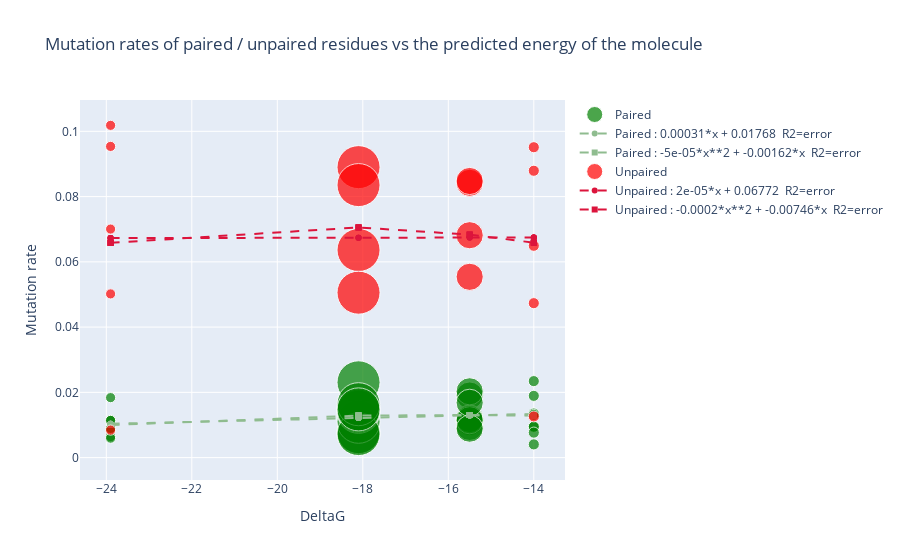

Notebook code cell kept with this figure:
### Code cell
out = study.deltaG_vs_mut_rates(sample=470,
                        base_index=list(range(19,42)), 
                        base_type=['A','C'], 
                        family='hp7', 
                        deltaG='deltaG',
                        savefile='test.html', 
                        models=['lambda x, a, b: a*x + b', 'lambda x, a, b: a*x**2 + b*x'],
                        auto_open = False)

### Figure 1 — Plotly figure (JSON) as saved in the notebook; plotly's stock layout.template omitted (floating-point values rounded to 4 significant figures; data arrays with more than 128 entries replaced by an {"elided": "..."} marker saying what was removed)
{"data": [{"hovertemplate": "<b>num_reads: %{text[0]}<br><b>mut_rates: %{text[1]}<br><b>base: %{text[2]}<br><b>index: %{text[3]}<br><b>construct: %{text[4]}<br><b>deltaG: %{text[5]}<br>", "line": {"color": "green"}, "marker": {"size": [10.14, 10.14, 10.14, 10.14, 10.14, 10.14, 10.14, 10.14, 11.12, 11.12, 11.12, 11.12, 11.12, 11.12, 11.12, 11.12, 27.18, 27.18, 27.18, 27.18, 27.18, 27.18, 27.18, 27.18, 27.18, 43.03, 43.03, 43.03, 43.03, 43.03, 43.03, 43.03, 43.03, 43.03]}, "mode": "markers", "name": "Paired ", "text": {"elided": "34x6 mixed values"}, "type": "scatter", "x": [-23.9, -23.9, -23.9, -23.9, -23.9, -23.9, -23.9, -23.9, -14, -14, -14, -14, -14, -14, -14, -14, -15.5, -15.5, -15.5, -15.5, -15.5, -15.5, -15.5, -15.5, -15.5, -18.1, -18.1, -18.1, -18.1, -18.1, -18.1, -18.1, -18.1, -18.1], "y": [0.01838, 0.01143, 0.006458, 0.008445, 0.008445, 0.005961, 0.01143, 0.008942, 0.02344, 0.009468, 0.009464, 0.007661, 0.01893, 0.004058, 0.01353, 0.01307, 0.01902, 0.012, 0.0109, 0.009418, 0.01182, 0.01145, 0.008866, 0.02032, 0.01681, 0.02307, 0.007447, 0.007812, 0.01098, 0.01403, 0.0144, 0.007207, 0.01637, 0.01478]}, {"line": {"color": "darkseagreen", "dash": "dash"}, "marker": {"symbol": 0}, "mode": "lines+markers", "name": "Paired : 0.00031*x + 0.01768\n R2=error", "type": "scatter", "x": [-23.9, -23.9, -23.9, -23.9, -23.9, -23.9, -23.9, -23.9, -18.1, -18.1, -18.1, -18.1, -18.1, -18.1, -18.1, -18.1, -18.1, -15.5, -15.5, -15.5, -15.5, -15.5, -15.5, -15.5, -15.5, -15.5, -14, -14, -14, -14, -14, -14, -14, -14], "y": [0.01037, 0.01037, 0.01037, 0.01037, 0.01037, 0.01037, 0.01037, 0.01037, 0.01214, 0.01214, 0.01214, 0.01214, 0.01214, 0.01214, 0.01214, 0.01214, 0.01214, 0.01294, 0.01294, 0.01294, 0.01294, 0.01294, 0.01294, 0.01294, 0.01294, 0.01294, 0.0134, 0.0134, 0.0134, 0.0134, 0.0134, 0.0134, 0.0134, 0.0134]}, {"line": {"color": "darkseagreen", "dash": "dash"}, "marker": {"symbol": 1}, "mode": "lines+markers", "name": "Paired : -5e-05*x**2 + -0.00162*x\n R2=error", "type": "scatter", "x": [-23.9, -23.9, -23.9, -23.9, -23.9, -23.9, -23.9, -23.9, -18.1, -18.1, -18.1, -18.1, -18.1, -18.1, -18.1, -18.1, -18.1, -15.5, -15.5, -15.5, -15.5, -15.5, -15.5, -15.5, -15.5, -15.5, -14, -14, -14, -14, -14, -14, -14, -14], "y": [0.009986, 0.009986, 0.009986, 0.009986, 0.009986, 0.009986, 0.009986, 0.009986, 0.01287, 0.01287, 0.01287, 0.01287, 0.01287, 0.01287, 0.01287, 0.01287, 0.01287, 0.01305, 0.01305, 0.01305, 0.01305, 0.01305, 0.01305, 0.01305, 0.01305, 0.01305, 0.01285, 0.01285, 0.01285, 0.01285, 0.01285, 0.01285, 0.01285, 0.01285]}, {"hovertemplate": "<b>num_reads: %{text[0]}<br><b>mut_rates: %{text[1]}<br><b>base: %{text[2]}<br><b>index: %{text[3]}<br><b>construct: %{text[4]}<br><b>deltaG: %{text[5]}<br>", "line": {"color": "red"}, "marker": {"size": [10.14, 10.14, 10.14, 10.14, 10.14, 11.12, 11.12, 11.12, 11.12, 11.12, 27.18, 27.18, 27.18, 27.18, 43.03, 43.03, 43.03, 43.03]}, "mode": "markers", "name": "Unpaired ", "text": [[2028, 0.07004, "A", 32, "3114-O-flank_1=hp7-DB", -23.9], [2028, 0.008445, "C", 41, "3114-O-flank_1=hp7-DB", -23.9], [2028, 0.05017, "A", 26, "3114-O-flank_1=hp7-DB", -23.9], [2028, 0.1018, "A", 29, "3114-O-flank_1=hp7-DB", -23.9], [2028, 0.09538, "C", 31, "3114-O-flank_1=hp7-DB", -23.9], [2225, 0.06492, "A", 32, "3125-O-flank_1=hp7-DB", -14], [2225, 0.01262, "C", 41, "3125-O-flank_1=hp7-DB", -14], [2225, 0.04734, "A", 26, "3125-O-flank_1=hp7-DB", -14], [2225, 0.08792, "A", 29, "3125-O-flank_1=hp7-DB", -14], [2225, 0.09513, "C", 31, "3125-O-flank_1=hp7-DB", -14], [5435, 0.06816, "A", 32, "3123-O-flank_1=hp7-DB", -15.5], [5435, 0.05541, "A", 26, "3123-O-flank_1=hp7-DB", -15.5], [5435, 0.08423, "A", 29, "3123-O-flank_1=hp7-DB", -15.5], [5435, 0.08478, "C", 31, "3123-O-flank_1=hp7-DB", -15.5], [8607, 0.06362, "A", 32, "3122-O-flank_1=hp7-DB", -18.1], [8607, 0.05056, "A", 26, "3122-O-flank_1=hp7-DB", -18.1], [8607, 0.08902, "A", 29, "3122-O-flank_1=hp7-DB", -18.1], [8607, 0.08353, "C", 31, "3122-O-flank_1=hp7-DB", -18.1]], "type": "scatter", "x": [-23.9, -23.9, -23.9, -23.9, -23.9, -14, -14, -14, -14, -14, -15.5, -15.5, -15.5, -15.5, -18.1, -18.1, -18.1, -18.1], "y": [0.07004, 0.008445, 0.05017, 0.1018, 0.09538, 0.06492, 0.01262, 0.04734, 0.08792, 0.09513, 0.06816, 0.05541, 0.08423, 0.08478, 0.06362, 0.05056, 0.08902, 0.08353]}, {"line": {"color": "crimson", "dash": "dash"}, "marker": {"symbol": 0}, "mode": "lines+markers", "name": "Unpaired : 2e-05*x + 0.06772\n R2=error", "type": "scatter", "x": [-23.9, -23.9, -23.9, -23.9, -23.9, -18.1, -18.1, -18.1, -18.1, -15.5, -15.5, -15.5, -15.5, -14, -14, -14, -14, -14], "y": [0.06729, 0.06729, 0.06729, 0.06729, 0.06729, 0.06739, 0.06739, 0.06739, 0.06739, 0.06744, 0.06744, 0.06744, 0.06744, 0.06747, 0.06747, 0.06747, 0.06747, 0.06747]}, {"line": {"color": "crimson", "dash": "dash"}, "marker": {"symbol": 1}, "mode": "lines+markers", "name": "Unpaired : -0.0002*x**2 + -0.00746*x\n R2=error", "type": "scatter", "x": [-23.9, -23.9, -23.9, -23.9, -23.9, -18.1, -18.1, -18.1, -18.1, -15.5, -15.5, -15.5, -15.5, -14, -14, -14, -14, -14], "y": [0.06584, 0.06584, 0.06584, 0.06584, 0.06584, 0.07055, 0.07055, 0.07055, 0.07055, 0.06835, 0.06835, 0.06835, 0.06835, 0.06588, 0.06588, 0.06588, 0.06588, 0.06588]}], "layout": {"title": {"text": "Mutation rates of paired / unpaired residues vs the predicted energy of the molecule"}, "xaxis": {"ticklen": 5, "title": {"text": "DeltaG"}, "zeroline": false}, "yaxis": {"ticklen": 5, "title": {"text": "Mutation rate "}, "zeroline": false}}}
